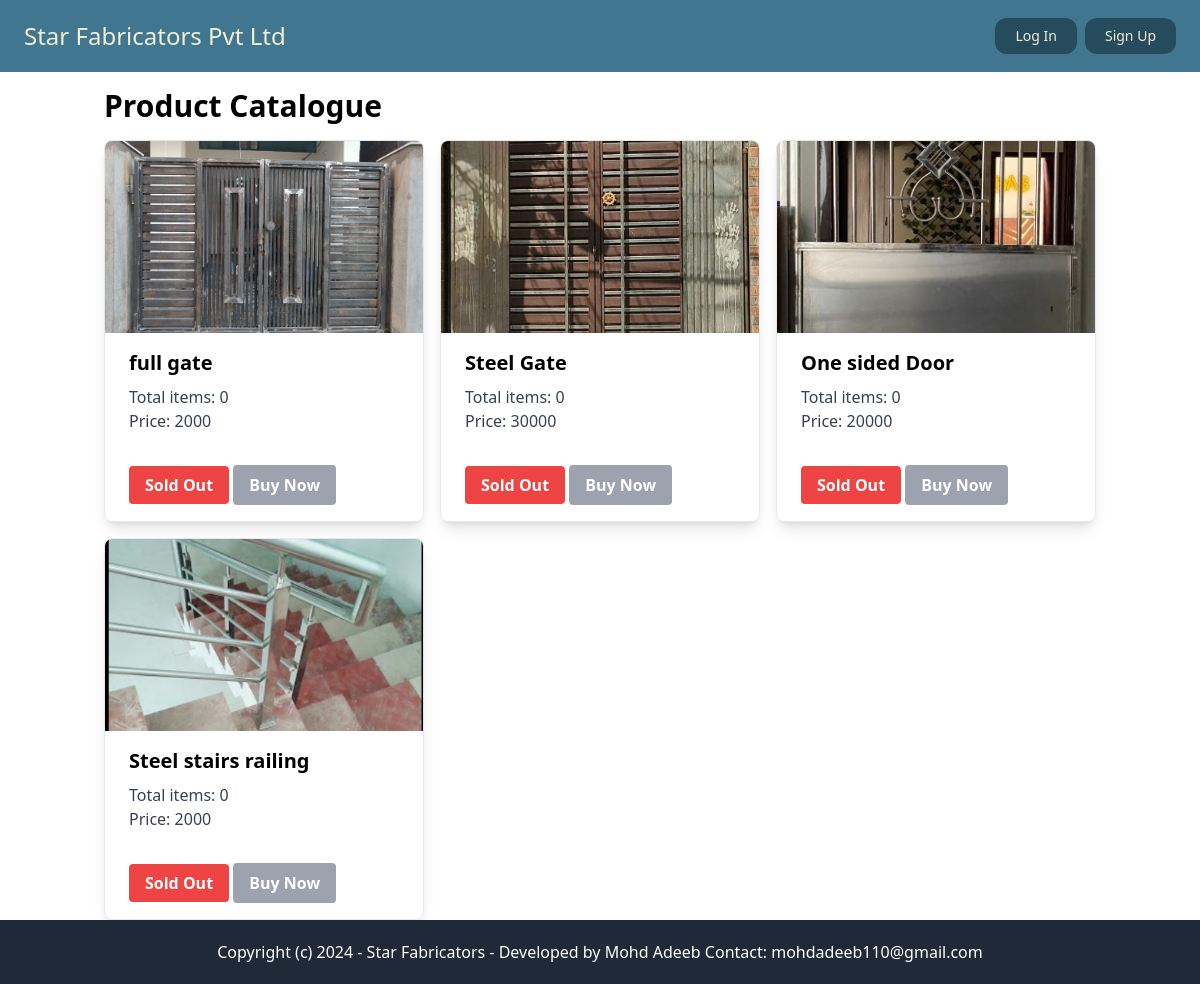
Before: / with the older database file.
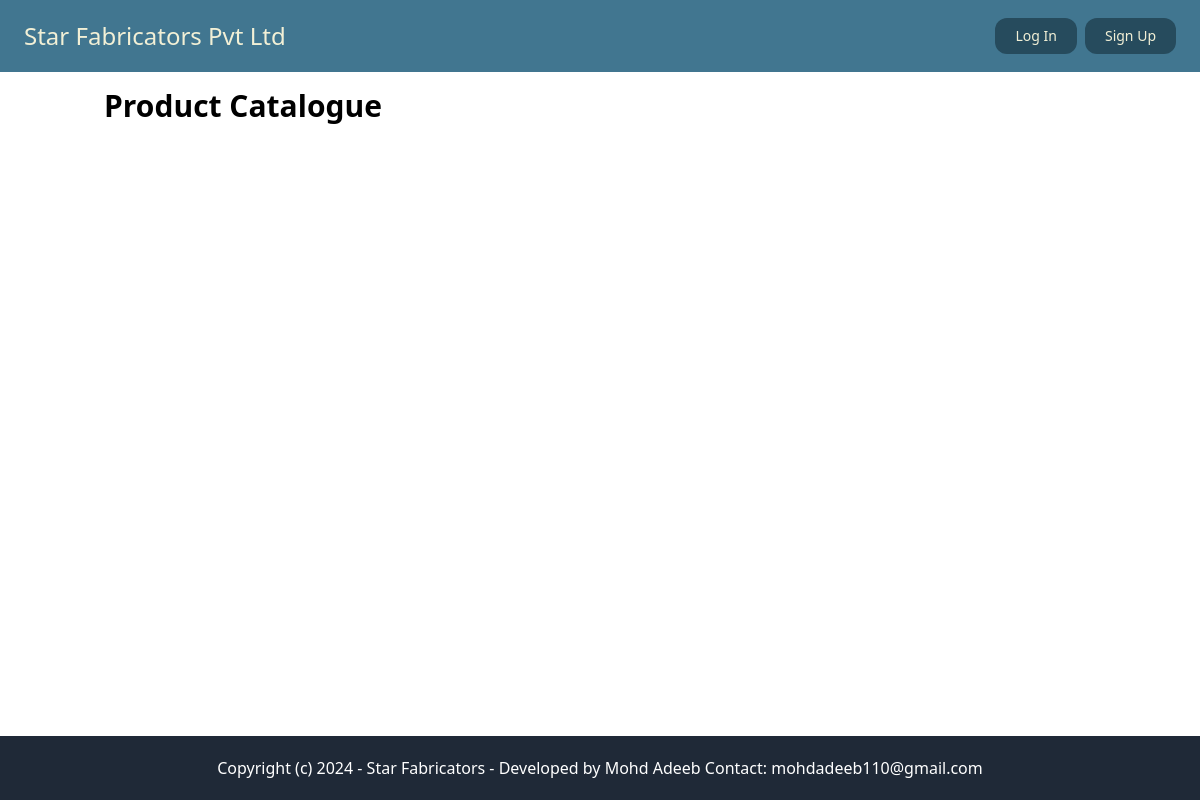
After: the same page with the newer database file.
### core/models.py (models this page shows, shortened)
class Product(models.Model):
    name = models.CharField(max_length=255)
    raw_materials = models.ManyToManyField(RawMaterial, through='ProductRawMaterial')
    image = models.ImageField(upload_to='products/')
    total_items = models.IntegerField(default=0)
    price = models.IntegerField(default=2000)

### core/views.py (the view)
# urls.py: path('', views.main_page, name='main_page'),
def main_page(request):
    products = Product.objects.all()
    return render(request, 'core/main_page.html', {'products': products})

### userprofile/context_processors.py (called while the page is built)
def user_profile(request):
    if request.user.is_authenticated:
        try:
            profile = Userprofile.objects.get(user=request.user)
        except Userprofile.DoesNotExist:
            profile = None
    else:
        profile = None
    return {'user_profile': profile}

### core/templates/core/main_page.html (shortened to what this page needs)
{% extends "core/base.html" %}
{% block content %}
<div class="container mx-auto px-4">
    <h2 class="text-3xl font-bold my-4">Product Catalogue</h2>
    <div class="grid grid-cols-1 md:grid-cols-3 gap-4">
        {% for product in products %}
        <div class="max-w-md overflow-hidden shadow-lg border border-gray-200 rounded-lg">
            <img class="w-full h-48 object-cover" src="{{ product.image.url }}" alt="{{ product.name }}">
            <div class="px-6 py-4">
                <div class="font-bold text-xl mb-2">{{ product.name }}</div>
                <p class="text-gray-700 text-base">Total items: {{ product.total_items }}</p>
                <p class="text-gray-700 text-base">Price: {{ product.price }}</p>
            </div>
            <div class="px-6 pt-4 pb-2 mb-2">
                {% if product.total_items > 0 %}
                <a href="{% url 'buy_product' product.id %}" class="bg-blue-500 hover:bg-blue-700 text-white font-bold py-2 px-4 rounded">Buy Now</a>
                {% else %}
                <span class="bg-red-500 text-white font-bold py-2 px-4 rounded">Sold Out</span>
                <button class="bg-gray-400 text-white font-bold py-2 px-4 rounded" disabled>Buy Now</button>
                {% endif %}
            </div>
        </div>
        {% endfor %}
    </div>
</div>
{% endblock %}

### core/templates/core/base.html (shortened to what this page needs)
<!DOCTYPE html>
<html>
<head>
  <script src="https://cdn.tailwindcss.com"></script>
</head>
<body>
  <nav class="py-2 px-6 flex justify-between navbar">
    <a href="/" class="py-2 text-2xl navbar-text mt-1 mb-1">Star Fabricators Pvt Ltd</a>
    <div class="flex flex-col items-end justify-center space-y-2">
        {% if request.user.is_authenticated %}
            <span class="navbar-text py-0 text-sm">Welcome, {{ request.user.username }}</span>
            <div class="flex items-center space-x-4">
              {% if request.user.is_superuser %}
                <a href="{% url 'main_page' %}" class="py-1 px-5 navbar-button rounded-xl text-sm navbar-text hover:bg-gray-700">Home</a>
                <a href="{% url 'manufacturing_products' %}" class="py-1 px-5 navbar-button rounded-xl text-sm navbar-text hover:bg-gray-700">Add Manufacturing Product</a>
                <a href="{% url 'order_raw_materials' %}" class="py-1 px-5 navbar-button rounded-xl text-sm navbar-text hover:bg-gray-700">Orders Raw Materials</a>
                <a href="{% url 'inventory' %}" class="py-1 px-5 navbar-button rounded-xl text-sm navbar-text hover:bg-gray-700">Inventory</a>
                <a href="{% url 'raw_materials' %}" class="py-1 px-5 navbar-button rounded-xl text-sm navbar-text hover:bg-gray-700">Raw Materials by Vendors</a>
                <a href="{% url 'view_cart' %}" class="py-1 px-5 navbar-button rounded-xl text-sm navbar-text hover:bg-gray-700">View Cart</a>
                <a href="{% url 'products' %}" class="py-1 px-5 navbar-button rounded-xl text-sm navbar-text hover:bg-gray-700">Products</a>
                <a href="{% url 'sold_products' %}" class="py-1 px-5 navbar-button rounded-xl text-sm navbar-text hover:bg-gray-700">Sold Products</a>
              {% elif user_profile.business_type == 'customer' %}
                <a href="{% url 'main_page' %}" class="py-1 px-5 navbar-button rounded-xl text-sm navbar-text hover:bg-gray-700">Home</a>
                <a href="{% url 'my_orders' %}" class="py-1 px-5 navbar-button rounded-xl text-sm navbar-text hover:bg-gray-700">My Orders</a>
                <a href="{% url 'my_account' %}" class="py-1 px-5 navbar-button rounded-xl text-sm navbar-text hover:bg-gray-700">My Account</a>
              {% else %}
                <a href="{% url 'main_page' %}" class="py-1 px-5 navbar-button rounded-xl text-sm navbar-text hover:bg-gray-700">Home</a>
                <a href="{% url 'add_raw_material' %}" class="py-1 px-5 navbar-button rounded-xl text-sm navbar-text hover:bg-gray-700">Add Raw Material</a>
                <a href="{% url 'list_raw_materials' %}" class="py-1 px-5 navbar-button rounded-xl text-sm navbar-text hover:bg-gray-700">My Raw Materials</a>
                <a href="{% url 'orders_recieved' %}" class="py-1 px-5 navbar-button rounded-xl text-sm navbar-text hover:bg-gray-700">Orders Received</a>
                <a href="{% url 'my_orders' %}" class="py-1 px-5 navbar-button rounded-xl text-sm navbar-text hover:bg-gray-700">My Orders</a>
                <a href="{% url 'my_account' %}" class="py-1 px-5 navbar-button rounded-xl text-sm navbar-text hover:bg-gray-700">My Account</a>
              {% endif %}
                <form method="post" action="{% url 'logout' %}">
                    {% csrf_token %}
                    <button type="submit" class="py-1 px-5 navbar-button rounded-xl text-sm navbar-text hover:bg-gray-700">Logout</button>
                </form>
            </div>
        {% else %}
            <div class="flex">
                <a href="{% url 'login' %}" class="py-2 px-5 mr-2 navbar-button rounded-xl text-sm navbar-text hover:bg-gray-700">Log In</a>
                <a href="{% url 'signup' %}" class="py-2 px-5 navbar-button rounded-xl text-sm navbar-text hover:bg-gray-700">Sign Up</a>
            </div>
        {% endif %}
    </div>
  </nav>
  <div class="content">
    {% block content %}
    {% endblock %}
  </div>
  <footer class="py-5 text-center bg-gray-800 text-white">
    <p class="text-base">Copyright (c) 2024 - Star Fabricators - Developed by Mohd Adeeb Contact: mohdadeeb110@gmail.com</p>
  </footer>
</body>
</html>

### core/templates/core/base.html (style rules this page uses)
body { display: flex; flex-direction: column; min-height: 100vh; }
.content { flex: 1; }
footer { flex-shrink: 0; }
.navbar { background-color: #417690; }
.navbar-text { color: #f2f0d6; }
.navbar-button { background-color: #264B5D; }

Changed rows visible on the page:
removed Product: image (picture), name "full gate", total_items "0", price "2000", shows "Sold Out"
removed Product: image (picture), name "Steel Gate", total_items "0", price "30000", shows "Sold Out"
removed Product: image (picture), name "One sided Door", total_items "0", price "20000", shows "Sold Out"
removed Product: image (picture), name "Steel stairs railing", total_items "0", price "2000", shows "Sold Out"
